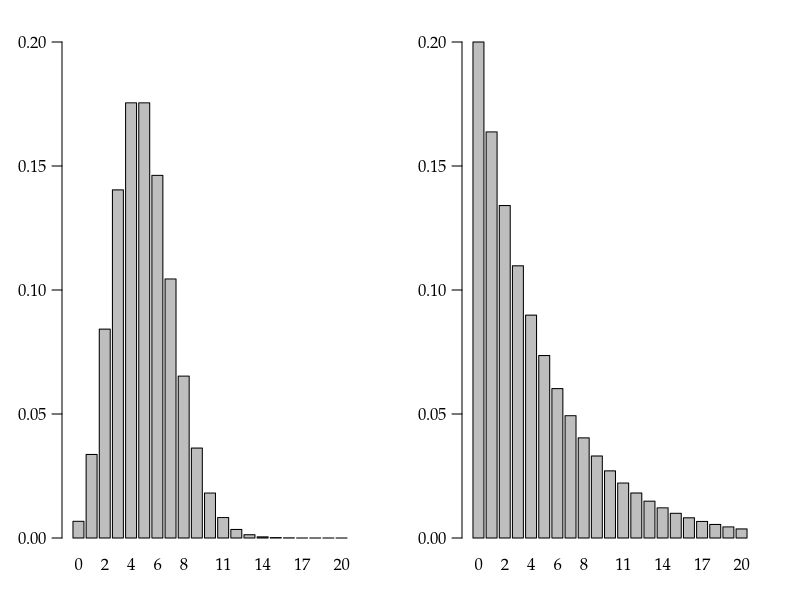

The R source for this figure:
args = commandArgs()
basename = sub(".R$", "", sub("^--file=(.*/)?", "", args[grep("^--file=", args)]))
if (length(basename) != 0)
    quartz(type="pdf", file=paste0(basename, ".pdf"), width=8, height=3)
par(family="Palatino")
par(mgp=c(2,0.8,0)) # title and axis margins. default: c(3,1,0)
par(mar=c(3,3,2,2)+0.1) # bottom, left, top, right margins. default: c(5,4,4,2)+0.1
par(mfrow = c(1,2))
barplot(dpois(0:20, 5), names.arg=0:20, ylim=c(0,0.2), xlab="", ylab="", las=1)
barplot(dexp(0:20, 1/5), names.arg=0:20, ylim=c(0,0.2), xlab="", ylab="", las=1)
dev.off()
